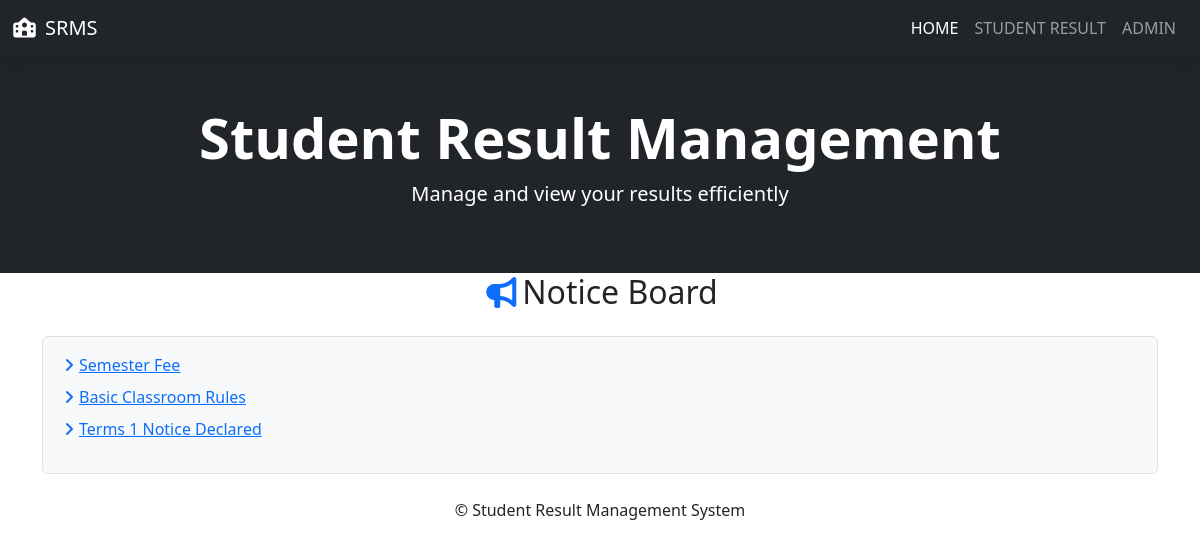
The app's page / (signed in) with its own data.
### resultapp/models.py (models this page shows, shortened)
class Notice(models.Model):
    title = models.CharField(max_length=100)
    detail = models.TextField()
    posting_date = models.DateTimeField(auto_now_add=True)
    updation_date = models.DateTimeField(auto_now=True)

### resultapp/views.py (the view)
# urls.py: 2. Add a URL to urlpatterns:  path('', views.home, name='home')
@login_required
def home(request):
    notices = Notice.objects.all().order_by('-id')
    return render(request,'index.html',locals())

### resultapp/templates/index.html
{% extends "base.html" %}
   {% block content %}
    <header class="py-5 bg-dark text-white">
        <div class="container text-center">
            <h1 class="display-4 fw-bold">Student Result Management</h1>
            <p class="lead">Manage and view your results efficiently</p>
        </div>
    </header>
    <section>
      <div class="container">
        <h2 class="text-center mb-4"><i class="fas fa-bullhorn text-primary"></i>Notice Board</h2>
        <div class="border p-3 rounded bg-light">
            <marquee  direction="up" scrollamount="3" onmouseover="this.stop()" onmouseout="this.start()">
              <ul class="list-unstyled">
                  {% for i in notices %}
                  <li class="mb-2">
                      <a href="{% url "notice_detail" i.id %}" target="_blank"><i class="fas fa-angle-right text-primary"></i>{{i.title}}</a>
                  </li>
                  {% endfor %}
              </ul>
            </marquee>
        </div>
      </div>
    </section>
   {% endblock %}

### records on screen
Notice: title "Semester Fee"
Notice: title "Basic Classroom Rules"
Notice: title "Terms 1 Notice Declared"
